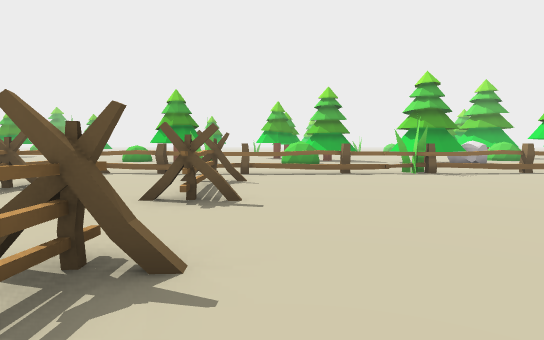
View 1 (above)

21 first-person views from a walk through a Unity game level. The camera is 1.5 m above the floor, tilts 4° down and sees 75° across. The floor is counted in squares, 2 m on a side. Each view is taken from the middle of a square. On the plan, view 1 faces up. The plan holds only what a view shows up to about 11 squares ahead; the rest is blank. The place goes on beyond the plan. The player character is not drawn.

View 2
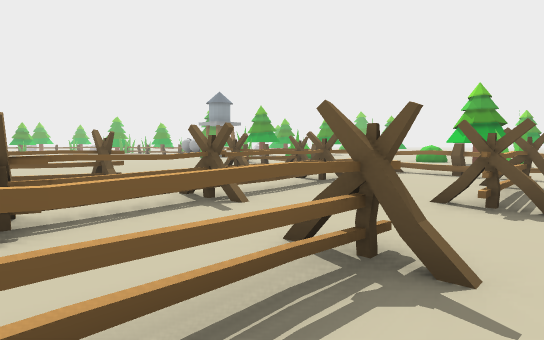

View 3
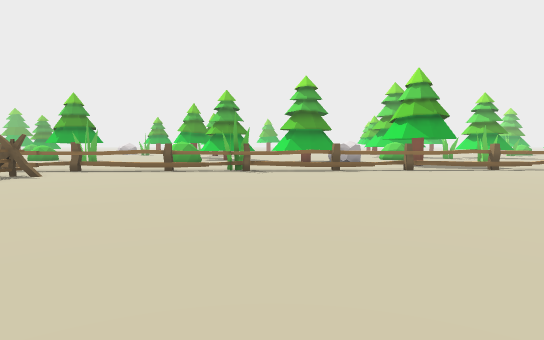

View 4
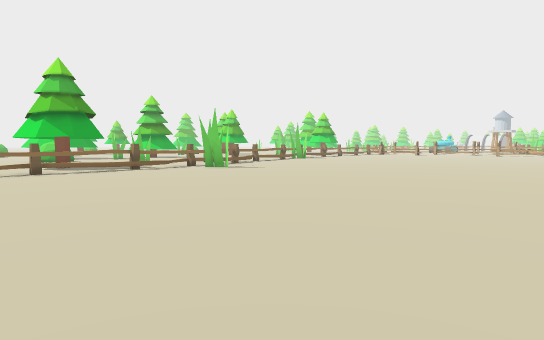

View 5
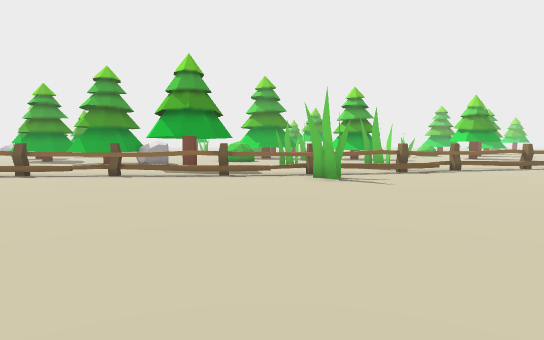

View 6
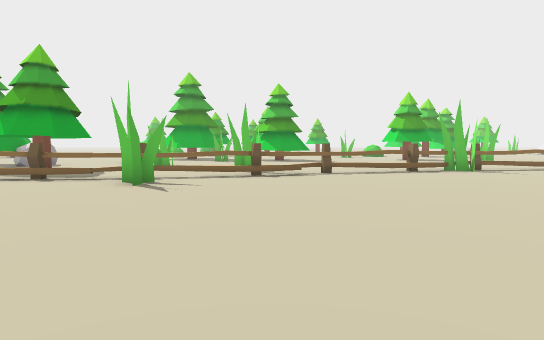

View 7
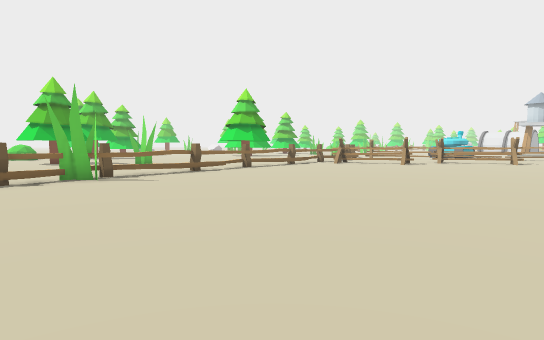

View 8
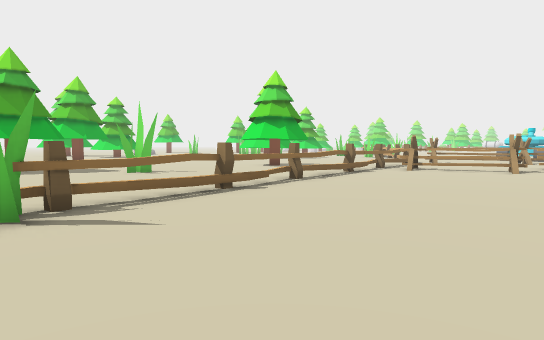

View 9
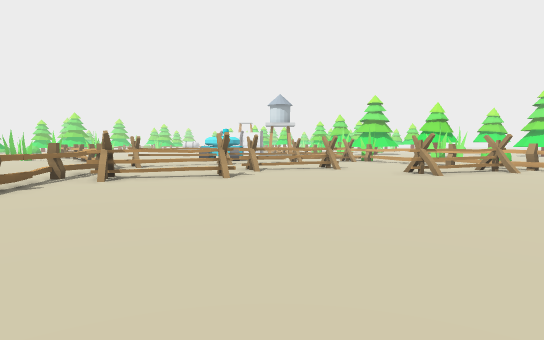

View 10
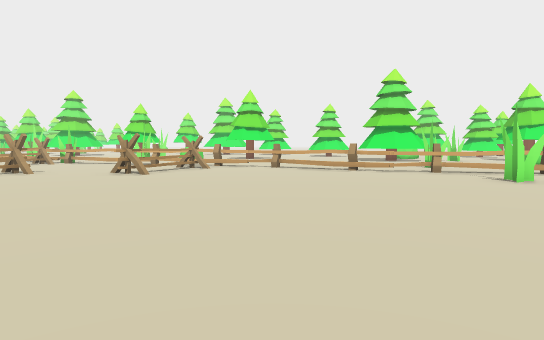

View 11
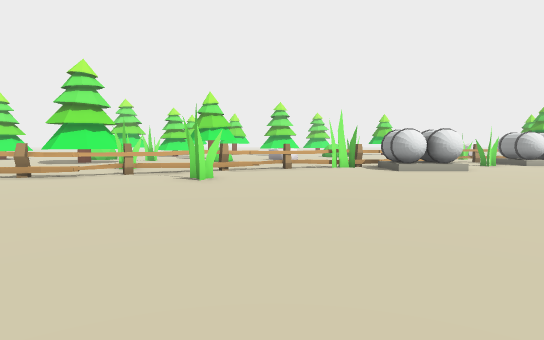

View 12
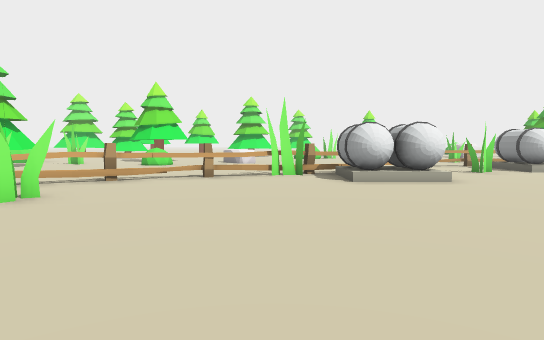

View 13
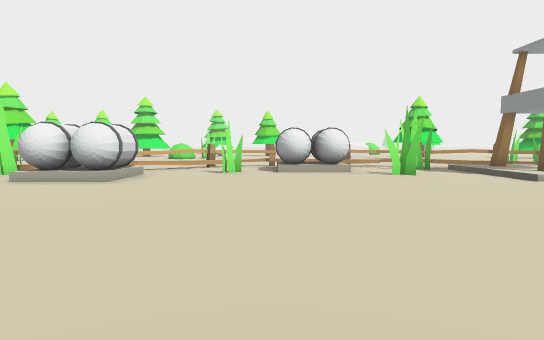

View 14
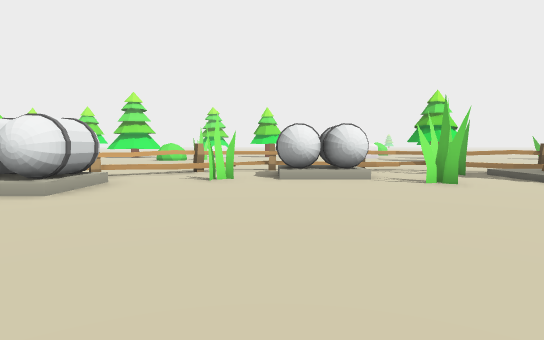

View 15
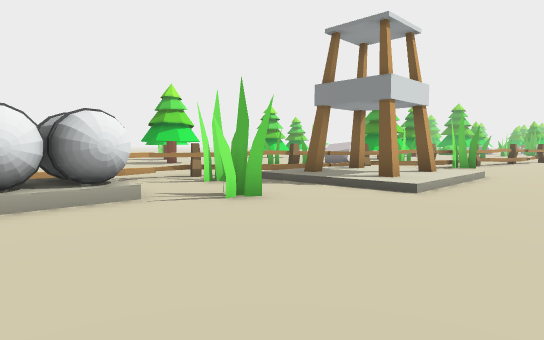

View 16
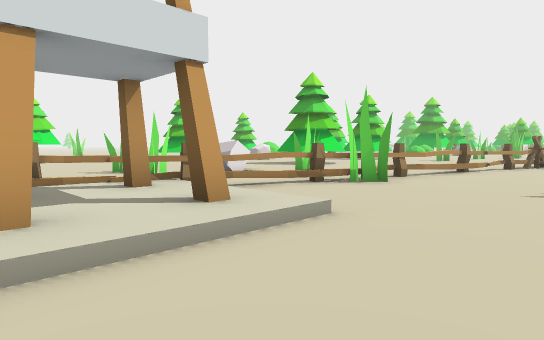

View 17
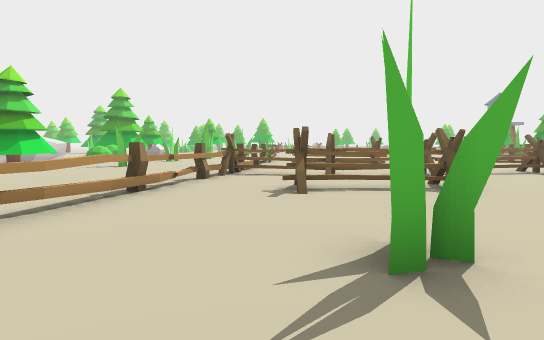

View 18
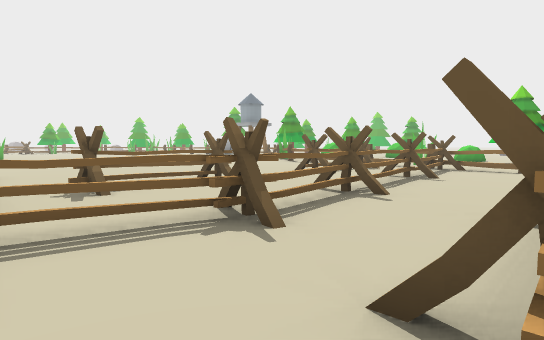

View 19
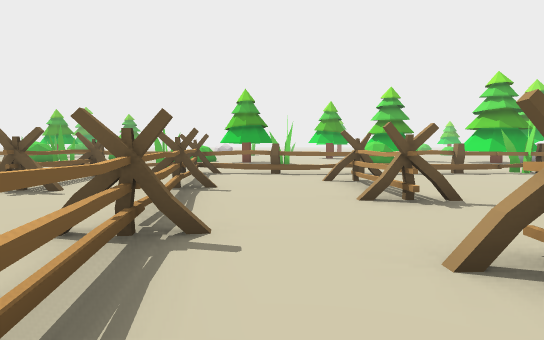

View 20
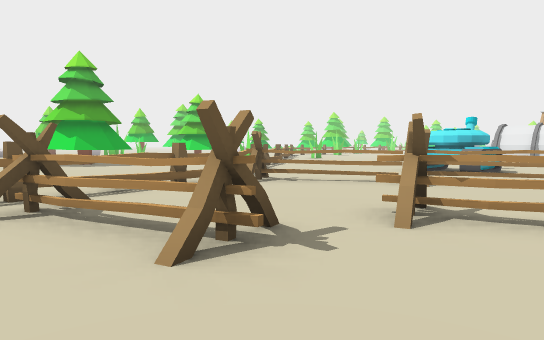

View 21
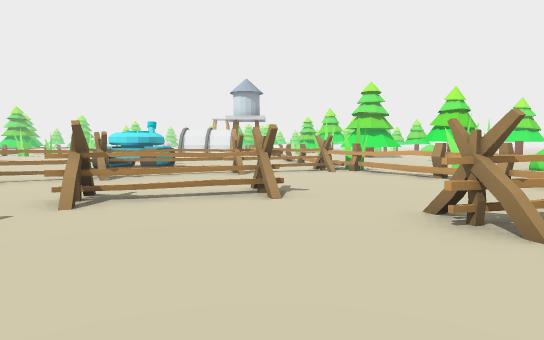

### Floor plan
Key: @ floor where view 1 was taken; # wall or solid block; x gap in a wall; . floor; / step, stairs or slope; = window, fence, low wall or low ledge; T thing the floor can be seen under or through; R tree; G generator; C rock; O other object.
Columns run from 7 left of view 1 to 43 right of it. Each row starts with its distance up from view 1.
 15                                         .... #
 14      O                       .......=###.###OO. ..
 13     OO                   ....xTTTx##....O...OO....
 12               ...RR....O.####.O.........O....OO..OO
 11   ....................###...............OO....O..OO
 10 #####=.==##O##TTTTTTT#...................O.O..OO..
  9 O.O..................O.....................O...OO.
  8 O.O...O....................................O...OO
  7 O.O..OO..................................../O...O.
  6 O.O...O.........................................OO
  5  .O...O..................................O......O#
  4  .........................................O....##O
  3 O.OO......................  ..............O...#..
  2 O..O.OO.....................................#x
  1 O..O..O.................................  ##
  0 O..O..O@..O.......................O...##
 -1  ..O................................##..        OO
 -2  ##O.......................GG.....##...         OO
 -3   ..###....... O O.........GG...##..OO
 -4  ..   .###O#..    ..O......GG#O#...
 -5  .......  ..##/O O...GGGO...##....
 -6  ......    .. #=/ OO.GGG..##.  ..
 -7  ....           xx#..  ..##..
 -8   ..      CC O   ..######....
 -9           CC..   ...
-10              O

Positions as (right, up) in squares from view 1, and headings:
1: (0, 0), facing up
2: (0, 0), facing up-left
3: (5, -1), facing up
4: (7, -1), facing up-right
5: (13, 1), facing up
6: (17, 2), facing up
7: (20, 4), facing up-right
8: (22, 8), facing up-right
9: (25, 9), facing right
10: (25, 9), facing down-right
11: (25, 8), facing down
12: (23, 5), facing down
13: (16, 5), facing down
14: (16, 3), facing down
15: (16, 0), facing down-left
16: (10, 0), facing down-left
17: (5, -1), facing left
18: (-1, -2), facing up-left
19: (-3, 0), facing up
20: (32, 8), facing up-right
21: (31, 7), facing right
